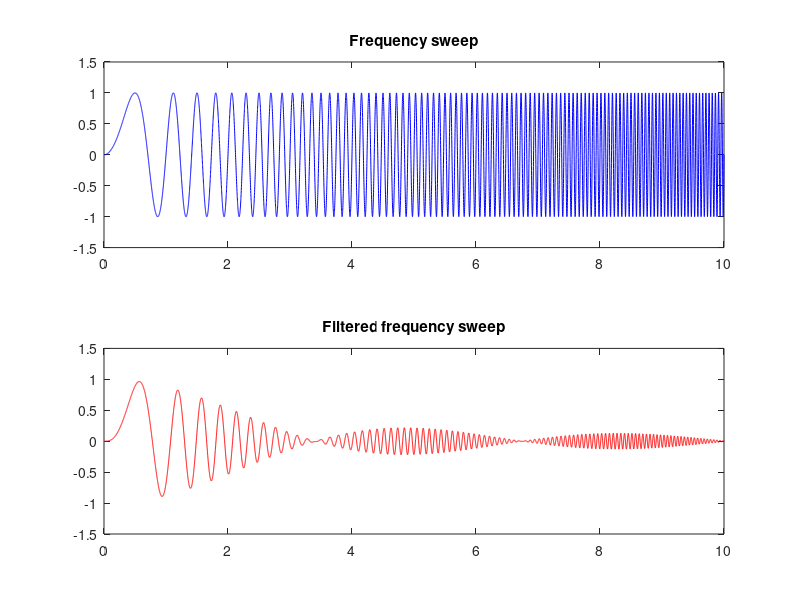

Source code (MATLAB):
% Axis Linking.
clear all
close all

% Time.
t_max = 10;
t = 0:0.001:t_max;

% Linear frequency sweep from 0 to f_max.
f_max = 20;  
y  = sin(pi*f_max/t_max*t.^2);

% N-th order moving average filter.
N = 150;
yf = filter(ones(1,N)/N, 1, y);

% Plot data and filtered data.
figure(1);

h1 = subplot(2, 1, 1);
plot(t, y, 'b');
axis([0 t_max -1.5 1.5]);
title('Frequency sweep');

h2 = subplot(2, 1, 2);
plot(t, yf, 'r');
axis([0 t_max -1.5 1.5]);
title('Filtered frequency sweep');

%linkaxes.......
